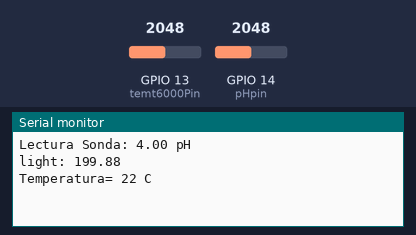
Recording of a program running on a simulated ESP32. Parts: the last lines printed to the serial monitor. The test bench sets the inputs (shaded band); at power-on: GPIO 13 (temt6000Pin) = 2048, GPIO 14 (pHpin) = 2048.

Above: at 2.2 s.
2.3 s: GPIO 13 (temt6000Pin) set to 2866
At 2.3 s:
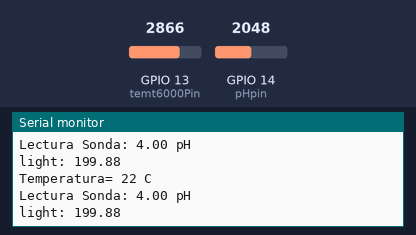
3.8 s: GPIO 14 (pHpin) set to 2866
At 4.4 s:
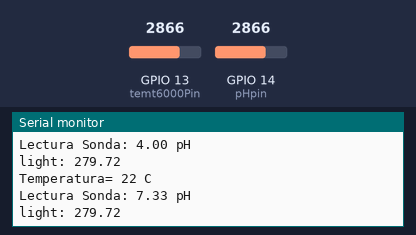
5.3 s: GPIO 13 (temt6000Pin) set to 3603
At 6.2 s:
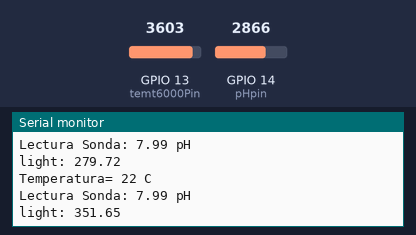
6.8 s: GPIO 14 (pHpin) set to 3603
At 8.0 s:
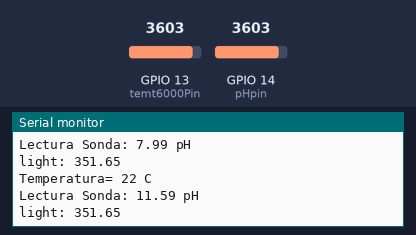
Timing chart, 0 to 9.3 s (numbered marks = the images above; inputs shaded):
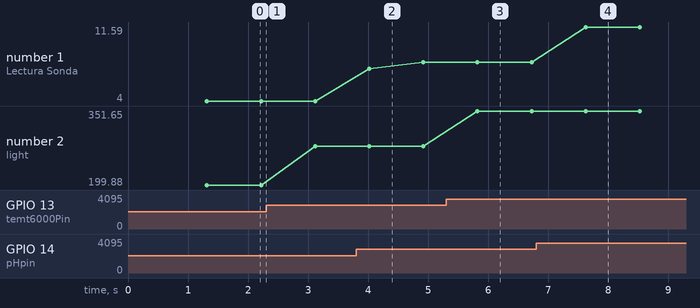

Measured:
- after the input at 3.8 s, the serial monitor: prints a new line after 0.22 s (image 2)
- after the input at 5.3 s, the serial monitor: prints a new line after 0.52 s (image 3)
- after the input at 6.8 s, the serial monitor: prints a new line after 0.83 s (image 4)
- plotted number 1: 4 → 7.99 after the input at 3.8 s, 7.99 → 11.59 after the input at 6.8 s
- plotted number 2: 199.88 → 279.72 after the input at 2.3 s, 279.72 → 351.65 after the input at 5.3 s

The program:

main.cpp
```cpp
#include <Arduino.h>
#include <OneWire.h>
#include <DallasTemperature.h>

OneWire ourWire(27); // Se establece el pin 2  como bus OneWire
DallasTemperature sensors(&ourWire); // Se declara una variable u objeto para nuestro sensor

const byte temt6000Pin = 13; // Analog pin for reading sensor data
const byte pHpin = 14;       // Connect the sensor's Po output to analogue pin 0.
float calibration_value = -6;
int phval = 0;
unsigned long int avgval;
int buffer_arr[10], temp;

float light;
int light_value;

void setup()
{
  // put your setup code here, to run once:
  delay(1000);
  Serial.begin(9600);
  sensors.begin(); // Se inicia el sensor

  pinMode(temt6000Pin, INPUT); // data pin for ambientlight sensor
  pinMode(pHpin, INPUT);       // data pin for ambientlight sensor
  // pinMode(13, OUTPUT);
}

void loop()
{
  // put your main code here, to run repeatedly:
  //sensors.requestTemperatures();           // Se envía el comando para leer la temperatura
  float temp = 22;//sensors.getTempCByIndex(0); // Se obtiene la temperatura en ºC

  for (int i = 0; i < 10; i++)
  {
    buffer_arr[i] = analogRead(pHpin);
    delay(30);
  }
  for (int i = 0; i < 9; i++)
  {
    for (int j = i + 1; j < 10; j++)
    {
      if (buffer_arr[i] > buffer_arr[j])
      {
        temp = buffer_arr[i];
        buffer_arr[i] = buffer_arr[j];
        buffer_arr[j] = temp;
      }
    }
  }
  avgval = 0;
  for (int i = 2; i < 8; i++)
    avgval += buffer_arr[i];
  float volt = (float)avgval * 5.0 / 1024 / 6;
  float ph_act =  volt + calibration_value;

  Serial.print("Lectura Sonda: ");
  Serial.print(ph_act);
  Serial.println(" pH");

  int light_value = analogRead(temt6000Pin);
  light = light_value * 0.0976; // percentage calculation

  Serial.print("light: ");
  Serial.println(light);

  delay(500);

  /*if (light_value > 1000) {
    digitalWrite(13, HIGH);
  }
  else {digitalWrite(13,LOW);}*/

  Serial.print("Temperatura= ");
  Serial.print(22);
  Serial.println(" C\n");
  delay(100);
}
```
